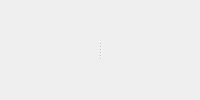
<?xml version="1.0" encoding="UTF-8"?>
<ui version="4.0">
 <class>DataViewStructured</class>
 <widget class="QWidget" name="DataViewStructured">
  <layout class="QVBoxLayout" name="dataViewStructuredLayout">
   <property name="leftMargin">
    <number>0</number>
   </property>
   <property name="topMargin">
    <number>0</number>
   </property>
   <property name="rightMargin">
    <number>0</number>
   </property>
   <property name="bottomMargin">
    <number>0</number>
   </property>
   <item>
    <widget class="QSplitter" name="structuredSplitter">
     <property name="orientation">
      <enum>Qt::Horizontal</enum>
     </property>
     <widget class="QWidget" name="structEditorHost" native="true"/>
     <widget class="QWidget" name="structViewHost" native="true"/>
    </widget>
   </item>
  </layout>
 </widget>
 <resources/>
 <connections/>
</ui>
